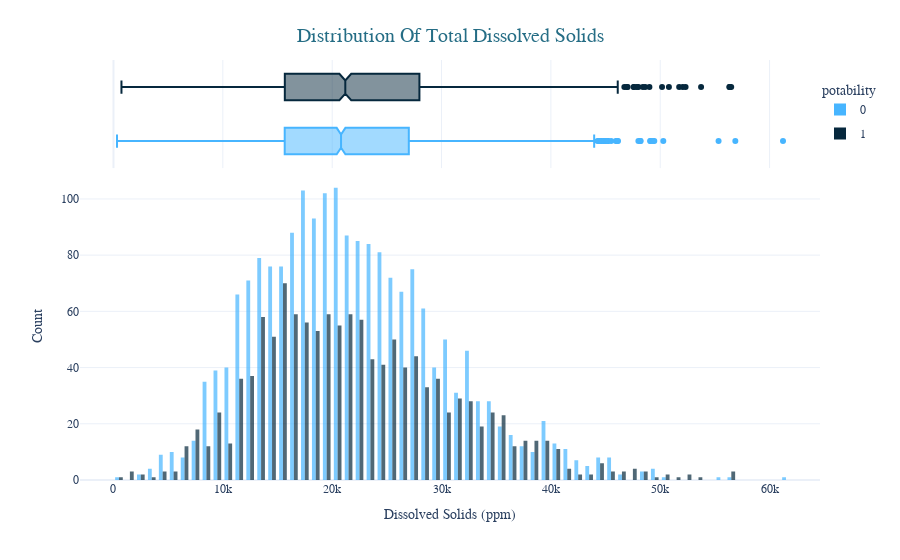

Source (notebook cell):
### Code cell
fig = px.histogram(df,x='solids',y=Counter(df['solids']),color='potability',template='plotly_white',
                  marginal='box',opacity=0.7,nbins=100,color_discrete_sequence=[colors[1],colors[3]],
                  barmode='group',histfunc='count')

fig.update_layout(
    font_family='monospace',
    title=dict(text='Distribution Of Total Dissolved Solids',x=0.5,y=0.95,
               font=dict(color=colors[2],size=20)),
    xaxis_title_text='Dissolved Solids (ppm)',
    yaxis_title_text='Count',
    legend=dict(x=1,y=0.96,bordercolor=colors[1],borderwidth=0,tracegroupgap=5),
    bargap=0.3,
)
fig.show()

### Figure 1 — Plotly figure (JSON) as saved in the notebook; plotly's stock layout.template omitted (floating-point values rounded to 4 significant figures; data arrays with more than 128 entries replaced by an {"elided": "..."} marker saying what was removed)
{"data": [{"alignmentgroup": "True", "bingroup": "x", "histfunc": "count", "hovertemplate": "potability=0<br>solids=%{x}<br>count=%{y}<extra></extra>", "legendgroup": "0", "marker": {"color": "#47B5FF", "opacity": 0.7, "pattern": {"shape": ""}}, "name": "0", "nbinsx": 100, "offsetgroup": "0", "orientation": "v", "showlegend": true, "type": "histogram", "x": {"elided": "1998 float values"}, "xaxis": "x", "y": {"elided": "1998 int values"}, "yaxis": "y"}, {"alignmentgroup": "True", "hovertemplate": "potability=0<br>solids=%{x}<extra></extra>", "legendgroup": "0", "marker": {"color": "#47B5FF"}, "name": "0", "notched": true, "offsetgroup": "0", "showlegend": false, "type": "box", "x": {"elided": "1998 float values"}, "xaxis": "x2", "yaxis": "y2"}, {"alignmentgroup": "True", "bingroup": "x", "histfunc": "count", "hovertemplate": "potability=1<br>solids=%{x}<br>count=%{y}<extra></extra>", "legendgroup": "1", "marker": {"color": "#06283D", "opacity": 0.7, "pattern": {"shape": ""}}, "name": "1", "nbinsx": 100, "offsetgroup": "1", "orientation": "v", "showlegend": true, "type": "histogram", "x": {"elided": "1278 float values"}, "xaxis": "x", "y": {"elided": "1278 int values"}, "yaxis": "y"}, {"alignmentgroup": "True", "hovertemplate": "potability=1<br>solids=%{x}<extra></extra>", "legendgroup": "1", "marker": {"color": "#06283D"}, "name": "1", "notched": true, "offsetgroup": "1", "showlegend": false, "type": "box", "x": {"elided": "1278 float values"}, "xaxis": "x2", "yaxis": "y2"}], "layout": {"bargap": 0.3, "barmode": "group", "font": {"family": "monospace"}, "legend": {"bordercolor": "#47B5FF", "borderwidth": 0, "title": {"text": "potability"}, "tracegroupgap": 5, "x": 1, "y": 0.96}, "margin": {"t": 60}, "title": {"font": {"color": "#256D85", "size": 20}, "text": "Distribution Of Total Dissolved Solids", "x": 0.5, "y": 0.95}, "xaxis": {"anchor": "y", "domain": [0, 1], "title": {"text": "Dissolved Solids (ppm)"}}, "xaxis2": {"anchor": "y2", "domain": [0, 1], "matches": "x", "showgrid": true, "showticklabels": false}, "yaxis": {"anchor": "x", "domain": [0, 0.7326], "title": {"text": "Count"}}, "yaxis2": {"anchor": "x2", "domain": [0.7426, 1], "matches": "y2", "showgrid": false, "showline": false, "showticklabels": false, "ticks": ""}}}
